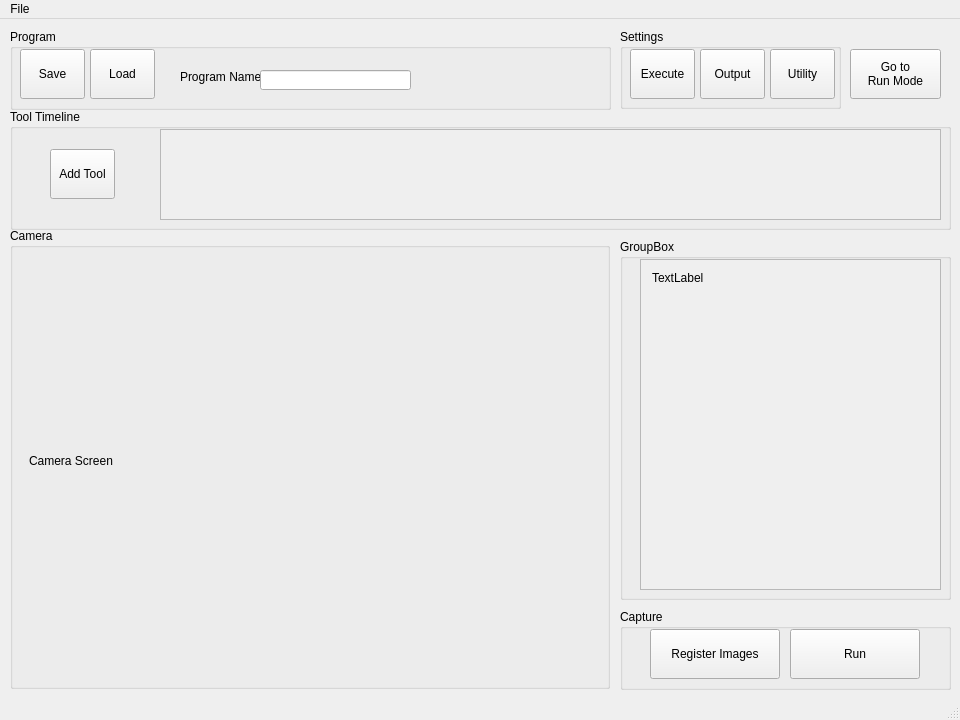
<?xml version="1.0" encoding="UTF-8"?>
<ui version="4.0">
 <class>MainWindow</class>
 <widget class="QMainWindow" name="MainWindow">
  <property name="geometry">
   <rect>
    <x>0</x>
    <y>0</y>
    <width>960</width>
    <height>720</height>
   </rect>
  </property>
  <property name="minimumSize">
   <size>
    <width>960</width>
    <height>720</height>
   </size>
  </property>
  <property name="windowTitle">
   <string>MainWindow</string>
  </property>
  <widget class="QWidget" name="centralWidget">
   <widget class="QGroupBox" name="groupBox">
    <property name="geometry">
     <rect>
      <x>620</x>
      <y>590</y>
      <width>331</width>
      <height>81</height>
     </rect>
    </property>
    <property name="autoFillBackground">
     <bool>true</bool>
    </property>
    <property name="title">
     <string>Capture</string>
    </property>
    <widget class="QPushButton" name="registerImagesButton">
     <property name="geometry">
      <rect>
       <x>30</x>
       <y>20</y>
       <width>130</width>
       <height>50</height>
      </rect>
     </property>
     <property name="minimumSize">
      <size>
       <width>130</width>
       <height>50</height>
      </size>
     </property>
     <property name="text">
      <string>Register Images</string>
     </property>
    </widget>
    <widget class="QPushButton" name="runButton">
     <property name="geometry">
      <rect>
       <x>170</x>
       <y>20</y>
       <width>130</width>
       <height>50</height>
      </rect>
     </property>
     <property name="minimumSize">
      <size>
       <width>130</width>
       <height>50</height>
      </size>
     </property>
     <property name="text">
      <string>Run</string>
     </property>
    </widget>
   </widget>
   <widget class="QGroupBox" name="groupBox_2">
    <property name="geometry">
     <rect>
      <x>10</x>
      <y>209</y>
      <width>600</width>
      <height>461</height>
     </rect>
    </property>
    <property name="minimumSize">
     <size>
      <width>600</width>
      <height>450</height>
     </size>
    </property>
    <property name="autoFillBackground">
     <bool>true</bool>
    </property>
    <property name="title">
     <string>Camera </string>
    </property>
    <widget class="QLabel" name="cameraLabel">
     <property name="geometry">
      <rect>
       <x>19</x>
       <y>30</y>
       <width>540</width>
       <height>405</height>
      </rect>
     </property>
     <property name="minimumSize">
      <size>
       <width>100</width>
       <height>405</height>
      </size>
     </property>
     <property name="maximumSize">
      <size>
       <width>540</width>
       <height>405</height>
      </size>
     </property>
     <property name="text">
      <string>Camera Screen</string>
     </property>
     <property name="margin">
      <number>-1</number>
     </property>
    </widget>
   </widget>
   <widget class="QGroupBox" name="groupBox_3">
    <property name="geometry">
     <rect>
      <x>10</x>
      <y>90</y>
      <width>941</width>
      <height>121</height>
     </rect>
    </property>
    <property name="autoFillBackground">
     <bool>true</bool>
    </property>
    <property name="title">
     <string>Tool Timeline</string>
    </property>
    <widget class="QPushButton" name="addTool">
     <property name="geometry">
      <rect>
       <x>40</x>
       <y>40</y>
       <width>65</width>
       <height>50</height>
      </rect>
     </property>
     <property name="minimumSize">
      <size>
       <width>65</width>
       <height>50</height>
      </size>
     </property>
     <property name="text">
      <string>Add Tool</string>
     </property>
    </widget>
    <widget class="QScrollArea" name="scrollArea">
     <property name="geometry">
      <rect>
       <x>150</x>
       <y>20</y>
       <width>781</width>
       <height>91</height>
      </rect>
     </property>
     <property name="lineWidth">
      <number>5</number>
     </property>
     <property name="widgetResizable">
      <bool>true</bool>
     </property>
     <widget class="QWidget" name="scrollAreaWidgetContents">
      <property name="geometry">
       <rect>
        <x>0</x>
        <y>0</y>
        <width>779</width>
        <height>89</height>
       </rect>
      </property>
      <layout class="QHBoxLayout" name="horizontalLayout">
       <item>
        <spacer name="horizontalSpacer">
         <property name="orientation">
          <enum>Qt::Horizontal</enum>
         </property>
         <property name="sizeHint" stdset="0">
          <size>
           <width>40</width>
           <height>20</height>
          </size>
         </property>
        </spacer>
       </item>
      </layout>
     </widget>
    </widget>
   </widget>
   <widget class="QGroupBox" name="groupBox_4">
    <property name="geometry">
     <rect>
      <x>10</x>
      <y>10</y>
      <width>601</width>
      <height>81</height>
     </rect>
    </property>
    <property name="autoFillBackground">
     <bool>true</bool>
    </property>
    <property name="title">
     <string>Program</string>
    </property>
    <widget class="QPushButton" name="SaveProgramButton">
     <property name="geometry">
      <rect>
       <x>10</x>
       <y>20</y>
       <width>65</width>
       <height>50</height>
      </rect>
     </property>
     <property name="minimumSize">
      <size>
       <width>65</width>
       <height>50</height>
      </size>
     </property>
     <property name="text">
      <string>Save</string>
     </property>
    </widget>
    <widget class="QPushButton" name="LoadProgramButton">
     <property name="geometry">
      <rect>
       <x>80</x>
       <y>20</y>
       <width>65</width>
       <height>50</height>
      </rect>
     </property>
     <property name="minimumSize">
      <size>
       <width>65</width>
       <height>50</height>
      </size>
     </property>
     <property name="text">
      <string>Load</string>
     </property>
    </widget>
    <widget class="QLabel" name="label">
     <property name="geometry">
      <rect>
       <x>170</x>
       <y>40</y>
       <width>91</width>
       <height>16</height>
      </rect>
     </property>
     <property name="text">
      <string>Program Name:</string>
     </property>
    </widget>
    <widget class="QLineEdit" name="ProgramName">
     <property name="geometry">
      <rect>
       <x>250</x>
       <y>41</y>
       <width>151</width>
       <height>20</height>
      </rect>
     </property>
    </widget>
   </widget>
   <widget class="QGroupBox" name="groupBox_5">
    <property name="geometry">
     <rect>
      <x>620</x>
      <y>10</y>
      <width>221</width>
      <height>80</height>
     </rect>
    </property>
    <property name="autoFillBackground">
     <bool>true</bool>
    </property>
    <property name="title">
     <string>Settings</string>
    </property>
    <widget class="QPushButton" name="pushButton_11">
     <property name="geometry">
      <rect>
       <x>10</x>
       <y>20</y>
       <width>65</width>
       <height>50</height>
      </rect>
     </property>
     <property name="minimumSize">
      <size>
       <width>65</width>
       <height>50</height>
      </size>
     </property>
     <property name="text">
      <string>Execute</string>
     </property>
    </widget>
    <widget class="QPushButton" name="pushButton_12">
     <property name="geometry">
      <rect>
       <x>150</x>
       <y>20</y>
       <width>65</width>
       <height>50</height>
      </rect>
     </property>
     <property name="minimumSize">
      <size>
       <width>65</width>
       <height>50</height>
      </size>
     </property>
     <property name="text">
      <string>Utility</string>
     </property>
    </widget>
    <widget class="QPushButton" name="pushButton_13">
     <property name="geometry">
      <rect>
       <x>80</x>
       <y>20</y>
       <width>65</width>
       <height>50</height>
      </rect>
     </property>
     <property name="minimumSize">
      <size>
       <width>65</width>
       <height>50</height>
      </size>
     </property>
     <property name="text">
      <string>Output</string>
     </property>
    </widget>
   </widget>
   <widget class="QGroupBox" name="groupBox_6">
    <property name="geometry">
     <rect>
      <x>620</x>
      <y>220</y>
      <width>331</width>
      <height>361</height>
     </rect>
    </property>
    <property name="title">
     <string>GroupBox</string>
    </property>
    <widget class="QScrollArea" name="scrollArea_2">
     <property name="geometry">
      <rect>
       <x>20</x>
       <y>20</y>
       <width>301</width>
       <height>331</height>
      </rect>
     </property>
     <property name="widgetResizable">
      <bool>true</bool>
     </property>
     <widget class="QWidget" name="scrollAreaWidgetContents_2">
      <property name="geometry">
       <rect>
        <x>0</x>
        <y>0</y>
        <width>299</width>
        <height>329</height>
       </rect>
      </property>
      <layout class="QVBoxLayout" name="verticalLayout">
       <item>
        <widget class="QLabel" name="Report_Label">
         <property name="text">
          <string>TextLabel</string>
         </property>
         <property name="alignment">
          <set>Qt::AlignLeading|Qt::AlignLeft|Qt::AlignTop</set>
         </property>
        </widget>
       </item>
      </layout>
     </widget>
    </widget>
   </widget>
   <widget class="QPushButton" name="RunMode">
    <property name="geometry">
     <rect>
      <x>850</x>
      <y>30</y>
      <width>91</width>
      <height>50</height>
     </rect>
    </property>
    <property name="minimumSize">
     <size>
      <width>65</width>
      <height>50</height>
     </size>
    </property>
    <property name="text">
     <string>Go to 
Run Mode</string>
    </property>
   </widget>
  </widget>
  <widget class="QMenuBar" name="menuBar">
   <property name="geometry">
    <rect>
     <x>0</x>
     <y>0</y>
     <width>960</width>
     <height>21</height>
    </rect>
   </property>
   <widget class="QMenu" name="menuFile">
    <property name="title">
     <string>File</string>
    </property>
   </widget>
   <addaction name="menuFile"/>
  </widget>
  <widget class="QStatusBar" name="statusBar"/>
 </widget>
 <layoutdefault spacing="6" margin="11"/>
 <resources/>
 <connections/>
</ui>
